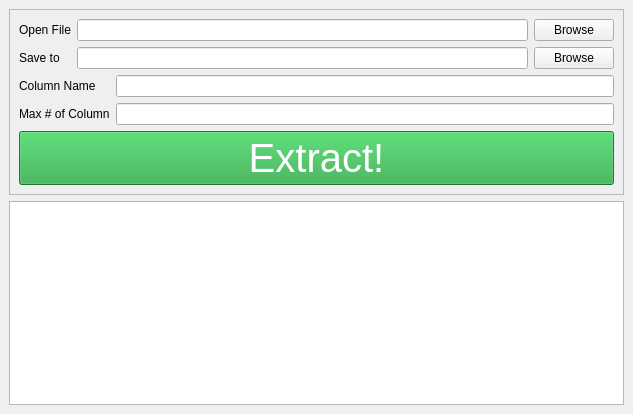
<?xml version="1.0" encoding="UTF-8"?>
<ui version="4.0">
 <class>MainWindow</class>
 <widget class="QMainWindow" name="MainWindow">
  <property name="geometry">
   <rect>
    <x>0</x>
    <y>0</y>
    <width>633</width>
    <height>414</height>
   </rect>
  </property>
  <property name="maximumSize">
   <size>
    <width>16777215</width>
    <height>16777215</height>
   </size>
  </property>
  <property name="windowTitle">
   <string>ColX</string>
  </property>
  <property name="styleSheet">
   <string notr="true"/>
  </property>
  <widget class="QWidget" name="centralwidget">
   <layout class="QGridLayout" name="gridLayout_2">
    <item row="0" column="0">
     <layout class="QVBoxLayout" name="verticalLayout_5">
      <item>
       <widget class="QFrame" name="frame">
        <property name="styleSheet">
         <string notr="true"/>
        </property>
        <property name="frameShape">
         <enum>QFrame::StyledPanel</enum>
        </property>
        <property name="frameShadow">
         <enum>QFrame::Raised</enum>
        </property>
        <layout class="QGridLayout" name="gridLayout">
         <item row="0" column="0">
          <layout class="QHBoxLayout" name="horizontalLayout_3">
           <item>
            <layout class="QVBoxLayout" name="verticalLayout_2">
             <item>
              <widget class="QLabel" name="label_2">
               <property name="text">
                <string>Open File</string>
               </property>
              </widget>
             </item>
             <item>
              <widget class="QLabel" name="label">
               <property name="text">
                <string>Save to</string>
               </property>
              </widget>
             </item>
            </layout>
           </item>
           <item>
            <layout class="QVBoxLayout" name="verticalLayout">
             <item>
              <layout class="QHBoxLayout" name="horizontalLayout">
               <item>
                <widget class="QLineEdit" name="lineEdit">
                 <property name="styleSheet">
                  <string notr="true">color: rgb(0, 0, 0);</string>
                 </property>
                 <property name="text">
                  <string/>
                 </property>
                </widget>
               </item>
               <item>
                <widget class="QPushButton" name="pushButton">
                 <property name="text">
                  <string>Browse</string>
                 </property>
                </widget>
               </item>
              </layout>
             </item>
             <item>
              <layout class="QHBoxLayout" name="horizontalLayout_2">
               <item>
                <widget class="QLineEdit" name="lineEdit_4">
                 <property name="styleSheet">
                  <string notr="true">color: rgb(0, 0, 0);</string>
                 </property>
                </widget>
               </item>
               <item>
                <widget class="QPushButton" name="pushButton_3">
                 <property name="text">
                  <string>Browse</string>
                 </property>
                </widget>
               </item>
              </layout>
             </item>
            </layout>
           </item>
          </layout>
         </item>
         <item row="1" column="0">
          <layout class="QHBoxLayout" name="horizontalLayout_4">
           <item>
            <layout class="QVBoxLayout" name="verticalLayout_4">
             <item>
              <widget class="QLabel" name="label_3">
               <property name="text">
                <string>Column Name</string>
               </property>
              </widget>
             </item>
             <item>
              <widget class="QLabel" name="label_4">
               <property name="text">
                <string>Max # of Column</string>
               </property>
              </widget>
             </item>
            </layout>
           </item>
           <item>
            <layout class="QVBoxLayout" name="verticalLayout_3">
             <item>
              <widget class="QLineEdit" name="lineEdit_2">
               <property name="styleSheet">
                <string notr="true">color: rgb(0, 0, 0);</string>
               </property>
               <property name="placeholderText">
                <string/>
               </property>
              </widget>
             </item>
             <item>
              <widget class="QLineEdit" name="lineEdit_3">
               <property name="styleSheet">
                <string notr="true">color: rgb(0, 0, 0);</string>
               </property>
              </widget>
             </item>
            </layout>
           </item>
          </layout>
         </item>
         <item row="2" column="0">
          <widget class="QPushButton" name="pushButton_2">
           <property name="font">
            <font>
             <pointsize>30</pointsize>
            </font>
           </property>
           <property name="styleSheet">
            <string notr="true">color: rgb(255, 255, 255);
background-color: rgb(40, 167, 69);</string>
           </property>
           <property name="text">
            <string>Extract!</string>
           </property>
          </widget>
         </item>
        </layout>
       </widget>
      </item>
      <item>
       <widget class="QTextBrowser" name="debugTextBrowser">
        <property name="styleSheet">
         <string notr="true">color: rgb(0, 0, 0);</string>
        </property>
       </widget>
      </item>
     </layout>
    </item>
   </layout>
  </widget>
  <widget class="QMenuBar" name="menubar">
   <property name="geometry">
    <rect>
     <x>0</x>
     <y>0</y>
     <width>633</width>
     <height>22</height>
    </rect>
   </property>
  </widget>
 </widget>
 <tabstops>
  <tabstop>lineEdit</tabstop>
  <tabstop>pushButton_2</tabstop>
  <tabstop>pushButton</tabstop>
  <tabstop>lineEdit_2</tabstop>
  <tabstop>lineEdit_3</tabstop>
  <tabstop>debugTextBrowser</tabstop>
 </tabstops>
 <resources/>
 <connections>
  <connection>
   <sender>lineEdit_2</sender>
   <signal>textEdited(QString)</signal>
   <receiver>MainWindow</receiver>
   <slot>columnNameSlot()</slot>
   <hints>
    <hint type="sourcelabel">
     <x>237</x>
     <y>149</y>
    </hint>
    <hint type="destinationlabel">
     <x>8</x>
     <y>120</y>
    </hint>
   </hints>
  </connection>
  <connection>
   <sender>lineEdit_3</sender>
   <signal>textEdited(QString)</signal>
   <receiver>MainWindow</receiver>
   <slot>maxColumnSlot()</slot>
   <hints>
    <hint type="sourcelabel">
     <x>246</x>
     <y>177</y>
    </hint>
    <hint type="destinationlabel">
     <x>3</x>
     <y>164</y>
    </hint>
   </hints>
  </connection>
  <connection>
   <sender>pushButton_3</sender>
   <signal>clicked()</signal>
   <receiver>MainWindow</receiver>
   <slot>browseSaveSlot()</slot>
   <hints>
    <hint type="sourcelabel">
     <x>523</x>
     <y>111</y>
    </hint>
    <hint type="destinationlabel">
     <x>624</x>
     <y>120</y>
    </hint>
   </hints>
  </connection>
  <connection>
   <sender>pushButton</sender>
   <signal>clicked()</signal>
   <receiver>MainWindow</receiver>
   <slot>browseOpenSlot()</slot>
   <hints>
    <hint type="sourcelabel">
     <x>564</x>
     <y>63</y>
    </hint>
    <hint type="destinationlabel">
     <x>627</x>
     <y>77</y>
    </hint>
   </hints>
  </connection>
  <connection>
   <sender>lineEdit</sender>
   <signal>returnPressed()</signal>
   <receiver>MainWindow</receiver>
   <slot>enterOpenSlot()</slot>
   <hints>
    <hint type="sourcelabel">
     <x>268</x>
     <y>59</y>
    </hint>
    <hint type="destinationlabel">
     <x>285</x>
     <y>24</y>
    </hint>
   </hints>
  </connection>
  <connection>
   <sender>lineEdit_4</sender>
   <signal>returnPressed()</signal>
   <receiver>MainWindow</receiver>
   <slot>enterSaveSlot()</slot>
   <hints>
    <hint type="sourcelabel">
     <x>322</x>
     <y>108</y>
    </hint>
    <hint type="destinationlabel">
     <x>462</x>
     <y>26</y>
    </hint>
   </hints>
  </connection>
  <connection>
   <sender>pushButton_2</sender>
   <signal>clicked()</signal>
   <receiver>MainWindow</receiver>
   <slot>extractSlot()</slot>
   <hints>
    <hint type="sourcelabel">
     <x>453</x>
     <y>236</y>
    </hint>
    <hint type="destinationlabel">
     <x>628</x>
     <y>274</y>
    </hint>
   </hints>
  </connection>
 </connections>
 <slots>
  <slot>columnNameSlot()</slot>
  <slot>maxColumnSlot()</slot>
  <slot>browseSaveSlot()</slot>
  <slot>browseOpenSlot()</slot>
  <slot>extractSlot()</slot>
  <slot>enterOpenSlot()</slot>
  <slot>enterSaveSlot()</slot>
 </slots>
</ui>
